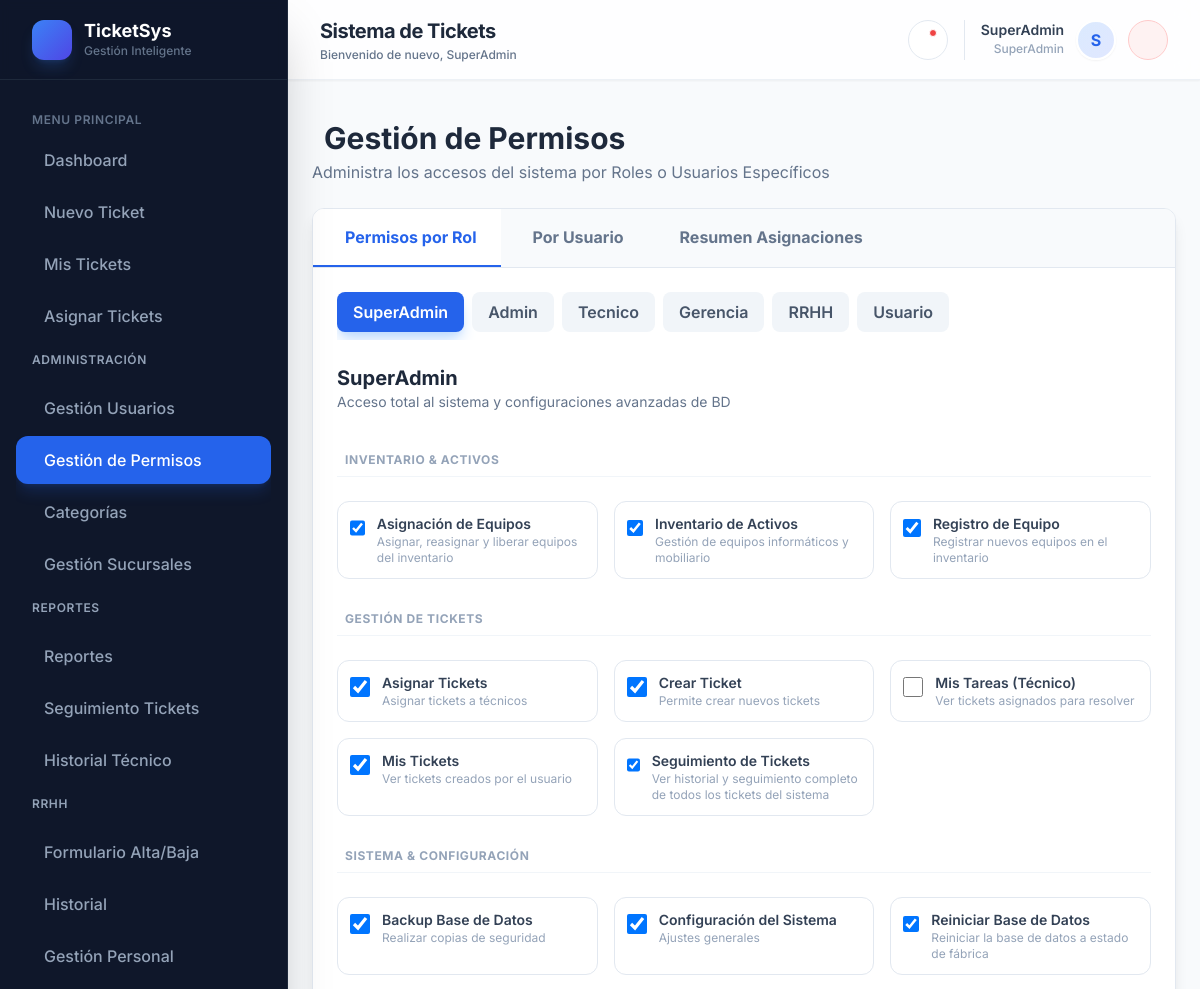
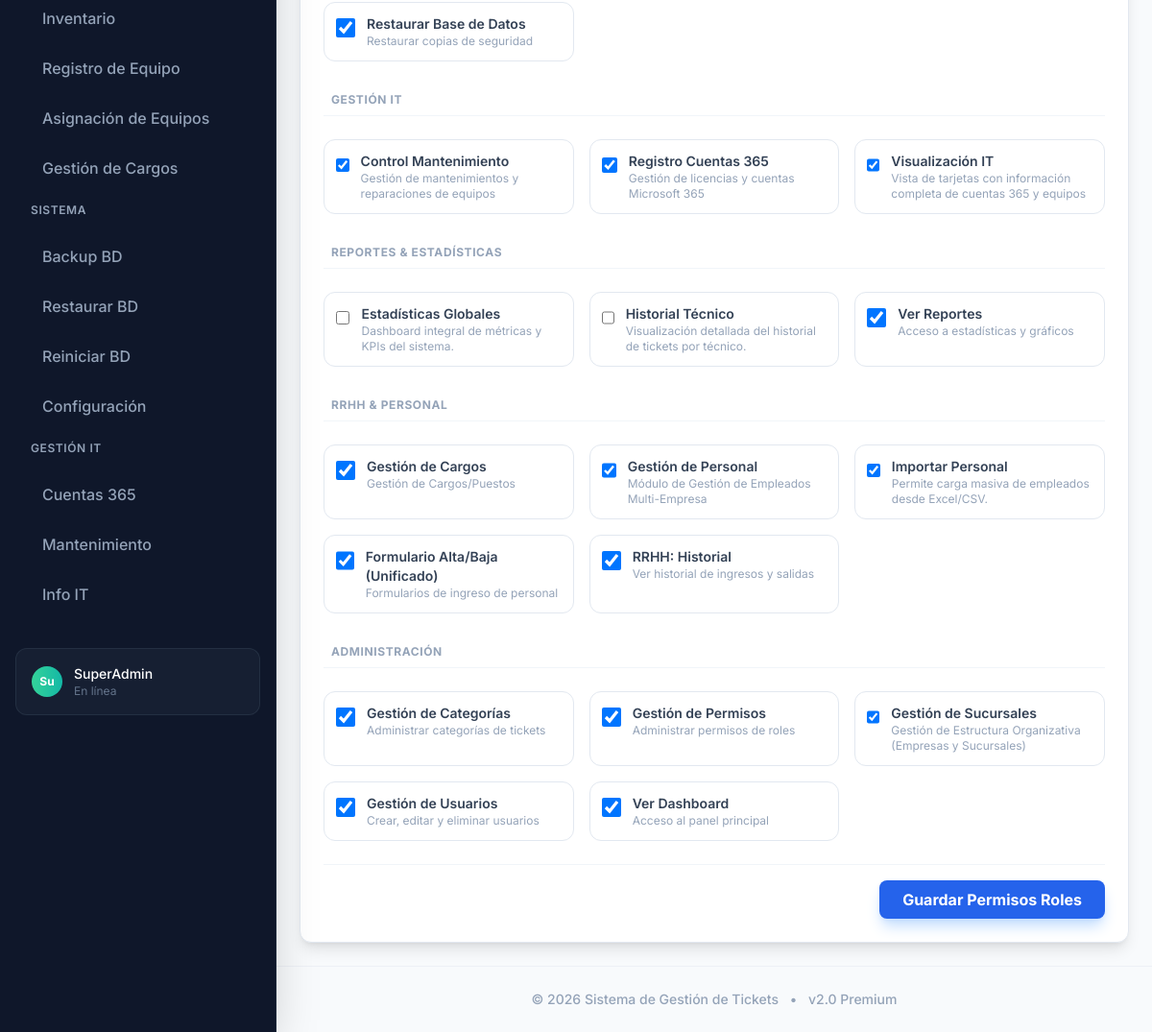
/index.php?view=permisos (signed in), run on the app's committed database (2 pictures, top to bottom).
### tables this page shows
CREATE TABLE `roles` (
  `id` int(11) NOT NULL AUTO_INCREMENT,
  `nombre` varchar(50) NOT NULL COMMENT 'Nombre del rol (SuperAdmin, Admin, Tecnico, Gerencia, RRHH, Usuario)',
  `descripcion` text DEFAULT NULL COMMENT 'Descripción de los permisos del rol',
  PRIMARY KEY (`id`)
);

CREATE TABLE `modulos` (
  `id` int(11) NOT NULL AUTO_INCREMENT,
  `nombre` varchar(50) NOT NULL,
  `etiqueta` varchar(100) NOT NULL,
  `descripcion` text DEFAULT NULL,
  PRIMARY KEY (`id`),
  UNIQUE KEY `nombre` (`nombre`)
);

### seccion_gestion_permisos.php (the view, shortened to what this page needs)
<?php
$roles = $pdo->query("SELECT * FROM roles ORDER BY id")->fetchAll();
$modulos = $pdo->query("SELECT * FROM modulos ORDER BY etiqueta")->fetchAll();
$permisos_por_rol = [];
foreach ($roles as $rol) {
    $stmt = $pdo->prepare("SELECT modulo_id FROM permisos_roles WHERE rol_id = ?");
    $stmt->execute([$rol['id']]);
    $permisos_por_rol[$rol['id']] = $stmt->fetchAll(PDO::FETCH_COLUMN);
}
$grupos_config = [
    'Gestión de Tickets' => ['crear_ticket', 'mis_tickets', 'asignar_tickets', 'mis_tareas', 'seguimiento_tickets'],
    'Administración' => ['gestion_usuarios', 'gestion_permisos', 'gestion_sucursales', 'categorias', 'dashboard'],
    'RRHH & Personal' => ['gestion_personal', 'personal_importar', 'rrhh_altas', 'rrhh_historial', 'cargos'],
    'Inventario & Activos' => ['rrhh_inventario', 'rrhh_registro_equipo', 'rrhh_asignacion_equipos'],
    'Gestión IT' => ['registros_365', 'mantenimiento_equipos', 'visualizacion_it'],
    'Reportes & Estadísticas' => ['reportes', 'estadisticas_globales', 'historial_tecnico'],
    'Sistema & Configuración' => ['configuracion', 'backup_bd', 'restaurar_bd', 'reiniciar_bd']
];
$label_overrides = ['rrhh_altas' => 'Formulario Alta/Baja (Unificado)'];
$modulos_por_grupo = [];
foreach ($modulos as $m) {
    if ($m['nombre'] === 'rrhh_bajas')
        continue;
    if (isset($label_overrides[$m['nombre']]))
        $m['etiqueta'] = $label_overrides[$m['nombre']];
    foreach ($grupos_config as $nombre_grupo => $mods) {
        if (in_array($m['nombre'], $mods)) {
            $modulos_por_grupo[$nombre_grupo][] = $m;
            break;
        }
    }
}
$all_groups = $modulos_por_grupo;
?>
<div class="p-6 space-y-6">
    <div>
        <h2 class="text-3xl font-bold text-slate-800 flex items-center gap-3">
            <i class="ri-shield-keyhole-line text-blue-600"></i> Gestión de Permisos
        </h2>
        <p class="text-slate-500 mt-1">Administra los accesos del sistema por Roles o Usuarios Específicos</p>
    </div>
    <div class="bg-white rounded-xl shadow-lg border border-slate-200 overflow-hidden" x-data="{ currentTab: 'roles' }">
        <div class="flex border-b border-slate-200 bg-slate-50">
            <button @click="currentTab = 'roles'"
                :class="currentTab === 'roles' ? 'text-blue-600 border-blue-600 bg-white' : 'text-slate-500 border-transparent hover:text-blue-500'"
                class="px-6 py-4 font-bold border-b-2 transition-all flex items-center gap-2">
                <i class="ri-shield-user-line"></i> Permisos por Rol
            </button>
            <button @click="currentTab = 'usuarios'"
                :class="currentTab === 'usuarios' ? 'text-blue-600 border-blue-600 bg-white' : 'text-slate-500 border-transparent hover:text-blue-500'"
                class="px-6 py-4 font-bold border-b-2 transition-all flex items-center gap-2">
                <i class="ri-user-settings-line"></i> Por Usuario
            </button>
            <button @click="currentTab = 'resumen'"
                :class="currentTab === 'resumen' ? 'text-blue-600 border-blue-600 bg-white' : 'text-slate-500 border-transparent hover:text-blue-500'"
                class="px-6 py-4 font-bold border-b-2 transition-all flex items-center gap-2">
                <i class="ri-list-check"></i> Resumen Asignaciones
            </button>
        </div>
        <div x-show="currentTab === 'roles'" class="p-6">
            <div x-data="{ currentRolTab: '<?php echo $roles[0]['id']; ?>' }">
                <div class="flex gap-2 mb-6 overflow-x-auto pb-2">
                    <?php foreach ($roles as $rol): ?>
                        <button @click="currentRolTab = '<?php echo $rol['id']; ?>'"
                            :class="currentRolTab === '<?php echo $rol['id']; ?>' ? 'bg-blue-600 text-white shadow-blue-200 shadow-lg' : 'bg-slate-100 text-slate-600 hover:bg-slate-200'"
                            class="px-4 py-2 rounded-lg font-semibold transition-all whitespace-nowrap">
                            <?php echo htmlspecialchars($rol['nombre']); ?>
                        </button>
                    <?php endforeach; ?>
                </div>
                <?php foreach ($roles as $rol): ?>
                    <div x-show="currentRolTab === '<?php echo $rol['id']; ?>'">
                        <form method="POST" action="index.php">
                            <div class="mb-6">
                                <h3 class="text-xl font-bold text-slate-800"><?php echo htmlspecialchars($rol['nombre']); ?>
                                </h3>
                                <p class="text-slate-500 text-sm"><?php echo htmlspecialchars($rol['descripcion']); ?></p>
                            </div>
                            <div class="grid grid-cols-1 md:grid-cols-2 lg:grid-cols-3 gap-4 mb-6">
                                <?php foreach ($all_groups as $nombre_grupo => $mods_grupo): ?>
                                    <div class="col-span-full mt-4 mb-2 border-b border-slate-100 pb-2">
                                        <h4
                                            class="font-bold text-slate-400 uppercase text-xs tracking-wider flex items-center gap-2">
                                            <i class="ri-apps-line"></i> <?= $nombre_grupo ?>
                                        </h4>
                                    </div>
                                    <?php foreach ($mods_grupo as $modulo):
                                        $checked = in_array($modulo['id'], $permisos_por_rol[$rol['id']]) ? 'checked' : '';
                                        ?>
                                        <label
                                            class="flex items-start gap-3 p-3 border border-slate-200 rounded-xl hover:border-blue-400 hover:bg-blue-50/50 transition-all cursor-pointer bg-white">
                                            <input type="checkbox" name="modulos[]" value="<?php echo $modulo['id']; ?>" <?php echo $checked; ?>
                                                class="mt-1 w-5 h-5 text-blue-600 rounded focus:ring-blue-500 border-slate-300">
                                            <div>
                                                <span
                                                    class="font-semibold text-slate-700 block text-sm"><?php echo htmlspecialchars($modulo['etiqueta']); ?></span>
                                                <p class="text-xs text-slate-400">
                                                    <?php echo htmlspecialchars($modulo['descripcion']); ?>
                                                </p>
                                            </div>
                                        </label>
                                    <?php endforeach; ?>
                                <?php endforeach; ?>
                            </div>
                            <div class="flex justify-end pt-4 border-t border-slate-100">
                                <button type="submit"
                                    class="bg-blue-600 text-white px-6 py-2 rounded-lg font-bold hover:bg-blue-700 transition-colors shadow-lg shadow-blue-200">
                                    Guardar Permisos Roles
                                </button>
                            </div>
                        </form>
                    </div>
                <?php endforeach; ?>
            </div>
        </div>
    </div>
</div>

### contenedor_0_base.php (style rules this page uses)
body { font-family: 'Inter', sans-serif; background: #f8fafc; background-image: radial-gradient(at 0% 0%, hsla(253, 16%, 7%, 0) 0, transparent 50%), radial-gradient(at 50% 0%, hsla(225, 39%, 30%, 0) 0, transparent 50%), radial-gradient(at 100% 0%, hsla(339, 49%, 30%, 0) 0, transparent 50%); background-attachment: fixed; }

### data on the page
roles: nombre "SuperAdmin", descripcion "Acceso total al sistema y configuraciones avanzadas de BD", nombre_grupo "INVENTARIO & ACTIVOS", nombre_grupo "GESTIÓN DE TICKETS", nombre_grupo "SISTEMA & CONFIGURACIÓN", nombre_grupo "GESTIÓN IT", nombre_grupo "REPORTES & ESTADÍSTICAS", nombre_grupo "RRHH & PERSONAL", nombre_grupo "ADMINISTRACIÓN"
roles: nombre "Admin"
roles: nombre "Tecnico"
roles: nombre "Gerencia"
roles: nombre "RRHH"
roles: nombre "Usuario"
modulos: etiqueta "Asignación de Equipos", descripcion "Asignar, reasignar y liberar equipos del inventario"
modulos: etiqueta "Inventario de Activos", descripcion "Gestión de equipos informáticos y mobiliario"
modulos: etiqueta "Registro de Equipo", descripcion "Registrar nuevos equipos en el inventario"
modulos: etiqueta "Asignar Tickets", descripcion "Asignar tickets a técnicos"
modulos: etiqueta "Crear Ticket", descripcion "Permite crear nuevos tickets"
modulos: etiqueta "Mis Tareas (Técnico)", descripcion "Ver tickets asignados para resolver"
modulos: etiqueta "Mis Tickets", descripcion "Ver tickets creados por el usuario"
modulos: etiqueta "Seguimiento de Tickets", descripcion "Ver historial y seguimiento completo de todos los tickets del sistema"
modulos: etiqueta "Backup Base de Datos", descripcion "Realizar copias de seguridad"
modulos: etiqueta "Configuración del Sistema", descripcion "Ajustes generales"
modulos: etiqueta "Reiniciar Base de Datos", descripcion "Reiniciar la base de datos a estado de fábrica"
modulos: etiqueta "Restaurar Base de Datos", descripcion "Restaurar copias de seguridad"
modulos: etiqueta "Control Mantenimiento", descripcion "Gestión de mantenimientos y reparaciones de equipos"
modulos: etiqueta "Registro Cuentas 365", descripcion "Gestión de licencias y cuentas Microsoft 365"
modulos: etiqueta "Visualización IT", descripcion "Vista de tarjetas con información completa de cuentas 365 y equipos"
modulos: etiqueta "Estadísticas Globales", descripcion "Dashboard integral de métricas y KPIs del sistema."
modulos: etiqueta "Historial Técnico", descripcion "Visualización detallada del historial de tickets por técnico."
modulos: etiqueta "Ver Reportes", descripcion "Acceso a estadísticas y gráficos"
modulos: etiqueta "Gestión de Cargos", descripcion "Gestión de Cargos/Puestos"
modulos: etiqueta "Gestión de Personal", descripcion "Módulo de Gestión de Empleados Multi-Empresa"
modulos: etiqueta "Importar Personal", descripcion "Permite carga masiva de empleados desde Excel/CSV."
modulos: etiqueta "Formulario Alta/Baja (Unificado)", descripcion "Formularios de ingreso de personal"
modulos: etiqueta "RRHH: Historial", descripcion "Ver historial de ingresos y salidas"
modulos: etiqueta "Gestión de Categorías", descripcion "Administrar categorías de tickets"
modulos: etiqueta "Gestión de Permisos", descripcion "Administrar permisos de roles"
modulos: etiqueta "Gestión de Sucursales", descripcion "Gestión de Estructura Organizativa (Empresas y Sucursales)"
modulos: etiqueta "Gestión de Usuarios", descripcion "Crear, editar y eliminar usuarios"
modulos: etiqueta "Ver Dashboard", descripcion "Acceso al panel principal"

### other printed values
$titles[$view] "Sistema de Tickets"
$nombre_usuario "SuperAdmin"
$rol_usuario "SuperAdmin"
substr($nombre_usuario, 0, 1) "S"
$enlace['label'] "Dashboard"
$enlace['label'] "Nuevo Ticket"
$enlace['label'] "Mis Tickets"
$enlace['label'] "Asignar Tickets"
$grupo "ADMINISTRACIÓN"
$enlace['label'] "Gestión Usuarios"
$enlace['label'] "Gestión de Permisos"
$enlace['label'] "Categorías"
$enlace['label'] "Gestión Sucursales"
$grupo "REPORTES"
$enlace['label'] "Reportes"
